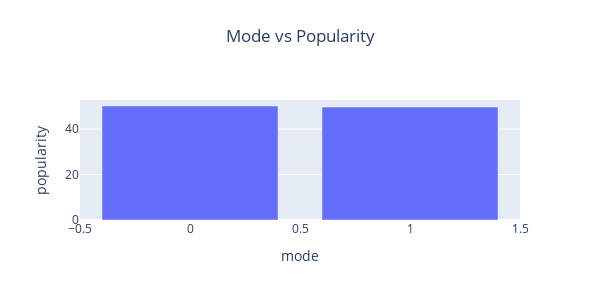

The notebook cell saved with this chart:
### Code cell
df_avg_pop = df_selected.groupby('mode')['popularity'].mean().reset_index(name='popularity').sort_values('popularity', ascending=False)
fig = px.bar(df_avg_pop, x='mode', y='popularity',
             title='Mode vs Popularity',
             height=300,
             width=600)
fig.update_layout(
    title={
        'y':0.9,
        'x':0.5,
        'xanchor': 'center',
        'yanchor': 'top'})
fig.update(layout_showlegend=False)
fig.show(config=config)

### Figure 1 — Plotly figure (JSON) as saved in the notebook; plotly's stock layout.template omitted (floating-point values rounded to 4 significant figures)
{"data": [{"alignmentgroup": "True", "hovertemplate": "mode=%{x}<br>popularity=%{y}<extra></extra>", "legendgroup": "", "marker": {"color": "#636efa", "pattern": {"shape": ""}}, "name": "", "offsetgroup": "", "orientation": "v", "showlegend": false, "textposition": "auto", "type": "bar", "x": [0, 1], "xaxis": "x", "y": [50.19, 49.7], "yaxis": "y"}], "layout": {"barmode": "relative", "height": 300, "legend": {"tracegroupgap": 0}, "showlegend": false, "title": {"text": "Mode vs Popularity", "x": 0.5, "xanchor": "center", "y": 0.9, "yanchor": "top"}, "width": 600, "xaxis": {"anchor": "y", "domain": [0, 1], "title": {"text": "mode"}}, "yaxis": {"anchor": "x", "domain": [0, 1], "title": {"text": "popularity"}}}}
